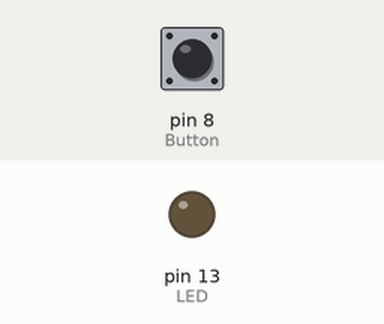
A sketch run on a simulated Arduino Uno, built with avr-gcc and run on an emulated ATmega328P. Parts: output pins drawn as LEDs (lit = HIGH). The test bench sets the inputs (shaded band); at power-on: pin 8 (Button) HIGH.

Above: at 1.2 s.
1.3 s: pin 8 (Button) pulled LOW for 0.15 s
At 1.37 s:
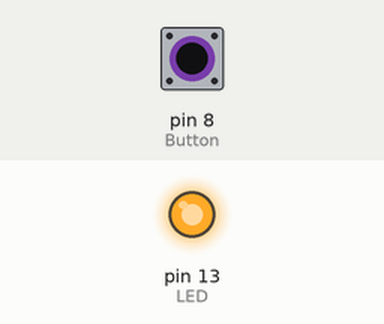
2.9 s: pin 8 (Button) pulled LOW for 3.2 s
At 7.0 s:
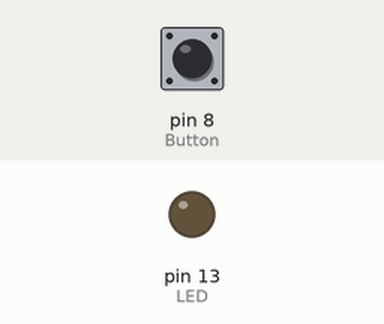
Timing chart, 0 to 8.5 s (numbered marks = the images above; inputs shaded):
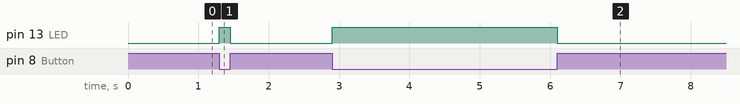

The sketch:

circuit_31.ino
```cpp
int LED=13;
int Button=8;

void setup() {
  pinMode (LED, OUTPUT);
  pinMode (Button, INPUT_PULLUP);
}

void loop() {
  if(digitalRead(Button)==LOW)
  {
    digitalWrite(LED,HIGH);
  }
  else
  {
    digitalWrite(LED,LOW);
  }
}
```

Measured:
- after the input at 1.3 s, pin 13 (LED): LOW → HIGH at once, → LOW 0.15 s later
- after the input at 2.9 s, pin 13 (LED): LOW → HIGH at once, → LOW 3.2 s later
